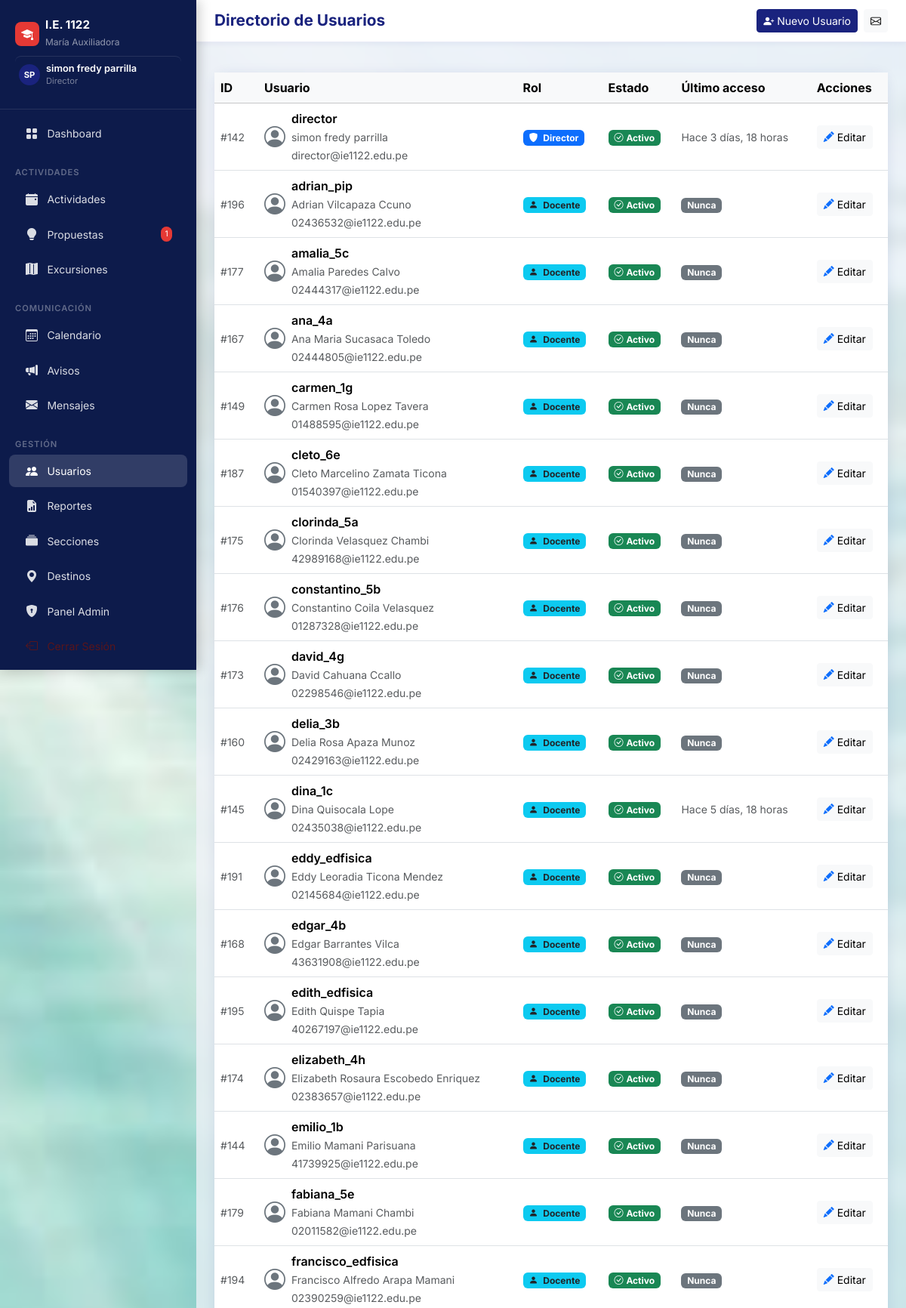
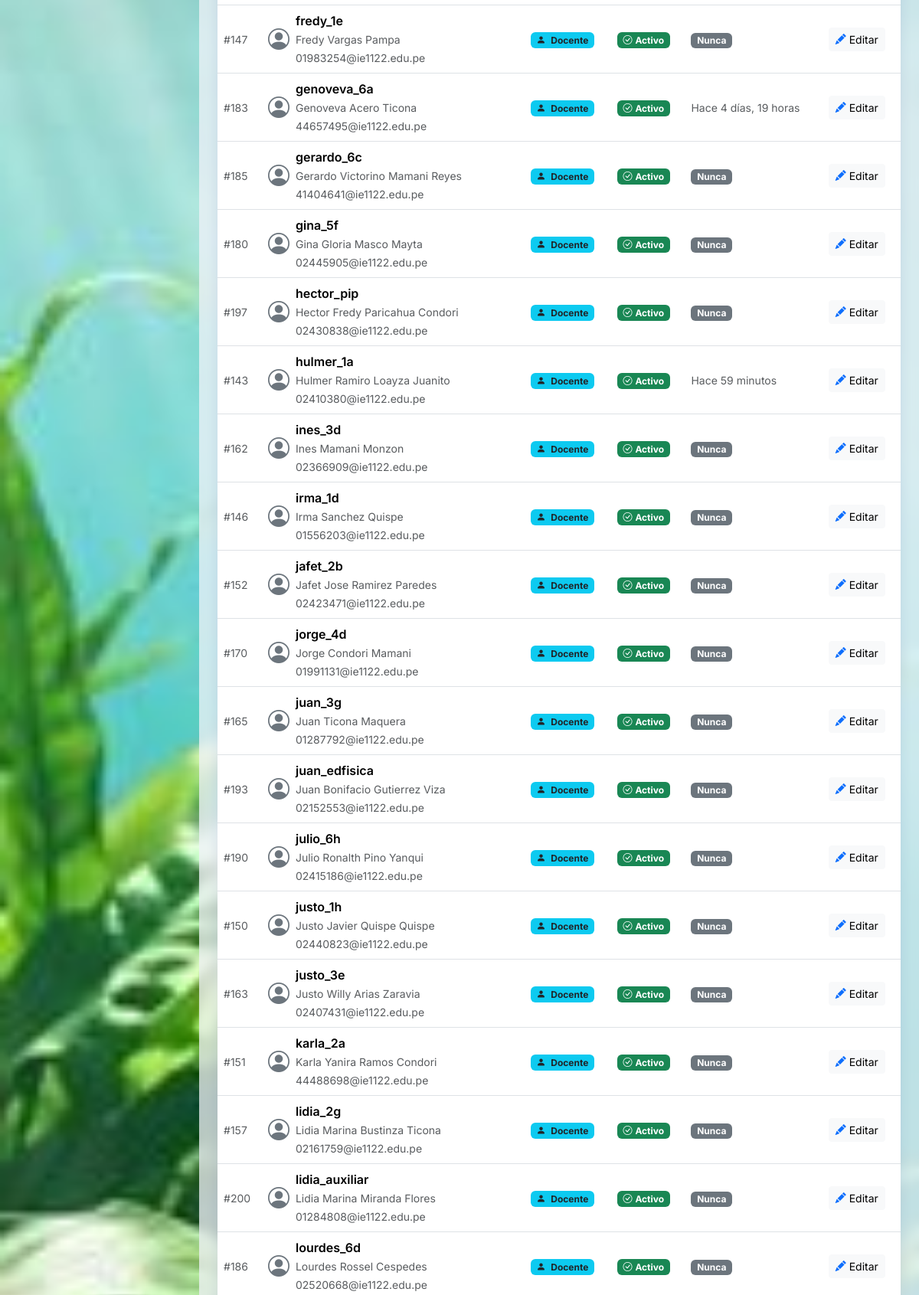
The page /usuarios/ (signed in, upper part) on the database its author committed (2 pictures, top to bottom).
### core/models.py (models this page shows, shortened)
class User(AbstractUser):
    ROLE_CHOICES = [
        ('director', 'Director'),
        ('docente', 'Docente'),
    ]
    role = models.CharField(max_length=20, choices=ROLE_CHOICES, default='docente', verbose_name='Rol')
    email = models.EmailField(unique=True, verbose_name='Correo electrónico')
    telefono = models.CharField(max_length=15, blank=True, verbose_name='Teléfono')
    fecha_nacimiento = models.DateField(null=True, blank=True, verbose_name='Fecha de nacimiento')
    foto_perfil = models.ImageField(upload_to='perfiles/', blank=True, null=True, verbose_name='Foto de perfil')
    seccion_asignada = models.CharField(max_length=50, blank=True, verbose_name='Sección / Grado asignado', help_text='Ej: 3B, 5A, ED.FISICA')
    class Meta:
        verbose_name = 'Usuario'
        verbose_name_plural = 'Usuarios'
    @property
    def is_director(self):
        return self.role == 'director'

### core/views.py (the view)
# urls.py: path('usuarios/', views.usuarios_lista, name='usuarios_lista'),
@director_required
def usuarios_lista(request):
    usuarios = User.objects.all().order_by('role', 'username')
    return render(request, 'usuarios/lista.html', {'usuarios': usuarios})

### core/context_processors.py (called while the page is built)
def global_context(request):
    if request.user.is_authenticated:
        mensajes_no_leidos = Mensaje.objects.filter(
            para_usuario=request.user, leido=False
        ).count()
        pendientes_count = 0
        if request.user.is_director:
            pendientes_count = PropuestaActividad.objects.filter(estado='pendiente').count()
        return {
            'mensajes_no_leidos': mensajes_no_leidos,
            'pendientes_count': pendientes_count,
        }
    return {}

### core/views.py (called while the page is built)
def director_required(view_func):
    @functools.wraps(view_func)
    @login_required
    def wrapper(request, *args, **kwargs):
        if not request.user.is_director:
            messages.error(request, 'Acceso restringido: solo el director puede realizar esta acción.')
            return redirect('dashboard')
        return view_func(request, *args, **kwargs)
    return wrapper

### templates/usuarios/lista.html (shortened to what this page needs)
{% extends 'base.html' %}
{% block page_title %}Directorio de Usuarios{% endblock %}
{% block topbar_actions %}
<a href="{% url 'usuario_crear' %}" class="btn btn-sm btn-primary">
  <i class="bi bi-person-plus-fill me-1"></i>Nuevo Usuario
</a>
{% endblock %}
{% block content %}
{% regroup usuarios by is_active as grupos_estado %}
<div class="card">
  <div class="card-body p-0">
    <div class="table-responsive">
      <table class="table table-hover align-middle mb-0">
        <thead class="table-light">
          <tr>
            <th>ID</th>
            <th>Usuario</th>
            <th>Rol</th>
            <th>Estado</th>
            <th>Último acceso</th>
            <th>Acciones</th>
          </tr>
        </thead>
        <tbody>
          {% for u in usuarios %}
          <tr {% if not u.is_active %}class="table-warning" {% endif %}>
            <td><small class="text-muted">#{{ u.id }}</small></td>
            <td>
              <div class="d-flex align-items-center">
                {% if u.foto_perfil %}
                <img src="{{ u.foto_perfil.url }}" class="rounded-circle me-2" width="32" height="32"
                  style="object-fit:cover;">
                {% else %}
                <i class="bi bi-person-circle fs-3 text-secondary me-2"></i>
                {% endif %}
                <div>
                  <span class="fw-semibold">{{ u.username }}</span>
                  {% if u.get_full_name %}<br><small class="text-muted">{{ u.get_full_name }}</small>{% endif %}
                  {% if u.email %}<br><small class="text-muted">{{ u.email }}</small>{% endif %}
                </div>
              </div>
            </td>
            <td>
              <span class="badge {% if u.role == 'director' %}bg-primary{% else %}bg-info text-dark{% endif %}">
                <i class="bi {% if u.role == 'director' %}bi-shield-fill{% else %}bi-person-fill{% endif %} me-1"></i>
                {{ u.get_role_display }}
              </span>
            </td>
            <td>
              {% if u.is_active %}
              <span class="badge bg-success"><i class="bi bi-check-circle me-1"></i>Activo</span>
              {% else %}
              <span class="badge bg-warning text-dark"><i class="bi bi-hourglass-split me-1"></i>Pendiente
                aprobación</span>
              {% endif %}
            </td>
            <td>
              {% if u.last_login %}
              <small class="text-muted">Hace {{ u.last_login|timesince }}</small>
              {% else %}
              <span class="badge bg-secondary">Nunca</span>
              {% endif %}
            </td>
            <td>
              <div class="d-flex gap-1 flex-wrap align-items-center">
                <a href="{% url 'usuario_editar' u.pk %}" class="btn btn-sm btn-light" title="Ver detalles / Editar">
                  <i class="bi bi-pencil-fill text-primary"></i> Editar
                </a>
              </div>
            </td>
          </tr>
          {% empty %}
          <tr>
            <td colspan="6" class="text-center text-muted py-4">No hay usuarios registrados.</td>
          </tr>
          {% endfor %}
        </tbody>
      </table>
    </div>
  </div>
</div>
{% endblock %}

### templates/base.html (shortened to what this page needs)
<!DOCTYPE html>
<html lang="es">
<head>
  <link href="https://cdn.jsdelivr.net/npm/bootstrap@5.3.3/dist/css/bootstrap.min.css" rel="stylesheet">
  <link href="https://cdn.jsdelivr.net/npm/bootstrap-icons@1.11.3/font/bootstrap-icons.css" rel="stylesheet">
</head>
<body>
  <nav id="sidebar">
    <div class="sidebar-brand">
      <div class="d-flex align-items-center gap-2 mb-1">
        <div
          style="background:#e53935;width:32px;height:32px;border-radius:8px;display:flex;align-items:center;justify-content:center;">
          <i class="bi bi-mortarboard-fill text-white"></i>
        </div>
        <div>
          <h6>I.E. 1122</h6>
          <small>María Auxiliadora</small>
        </div>
      </div>
      {% if user.is_authenticated %}
      <a href="{% url 'perfil' %}" class="text-decoration-none d-flex align-items-center gap-2 mt-2 pt-2 profile-link"
        style="border-top:1px solid rgba(255,255,255,0.1)">
        {% if user.foto_perfil %}
        <img src="{{ user.foto_perfil.url }}" class="rounded-circle" width="28" height="28" style="object-fit:cover;">
        {% else %}
        <div class="avatar-placeholder" style="width:28px;height:28px;font-size:.7rem;">
          {{ user.first_name|first|upper }}{{ user.last_name|first|upper }}
        </div>
        {% endif %}
        <div>
          <div style="color:#fff;font-size:.8rem;font-weight:600;line-height:1.2;">
            {{ user.get_full_name|default:user.username }}
          </div>
          <div style="color:rgba(255,255,255,.45);font-size:.7rem;">
            {{ user.get_role_display }}
          </div>
        </div>
      </a>
      {% endif %}
    </div>
    <ul class="nav flex-column py-2">
      <li><a class="nav-link {% if request.resolver_match.url_name == 'dashboard' %}active{% endif %}"
          href="{% url 'dashboard' %}">
          <i class="bi bi-grid-fill"></i> Dashboard
        </a></li>
      <div class="nav-section">Actividades</div>
      <li><a class="nav-link {% if 'actividades' in request.path %}active{% endif %}"
          href="{% url 'actividades_lista' %}">
          <i class="bi bi-calendar-event-fill"></i> Actividades
        </a></li>
      <li><a class="nav-link {% if 'propuestas' in request.path %}active{% endif %}"
          href="{% url 'propuestas_lista' %}">
          <i class="bi bi-lightbulb-fill"></i> Propuestas
          {% if user.is_director %}
          {% with cnt=pendientes_count %}{% if cnt %}<span class="badge-count">{{ cnt }}</span>{% endif %}{% endwith %}
          {% endif %}
        </a></li>
      <li><a class="nav-link {% if 'excursiones' in request.path %}active{% endif %}"
          href="{% url 'excursiones_lista' %}">
          <i class="bi bi-map-fill"></i> Excursiones
        </a></li>
      <div class="nav-section">Comunicación</div>
      <li><a class="nav-link {% if 'calendario' in request.path %}active{% endif %}"
          href="{% url 'calendario_actividades' %}">
          <i class="bi bi-calendar3"></i> Calendario
        </a></li>
      <li><a class="nav-link {% if 'avisos' in request.path %}active{% endif %}" href="{% url 'avisos_lista' %}">
          <i class="bi bi-megaphone-fill"></i> Avisos
        </a></li>
      <li><a class="nav-link {% if 'mensajes' in request.path %}active{% endif %}" href="{% url 'mensajes_bandeja' %}">
          <i class="bi bi-envelope-fill"></i> Mensajes
        </a></li>
      {% if user.is_director %}
      <div class="nav-section">Gestión</div>
      <li><a class="nav-link {% if 'usuarios' in request.path %}active{% endif %}" href="{% url 'usuarios_lista' %}">
          <i class="bi bi-people-fill"></i> Usuarios
        </a></li>
      <li><a class="nav-link {% if 'reportes' in request.path %}active{% endif %}" href="{% url 'reportes_panel' %}">
          <i class="bi bi-file-earmark-bar-graph-fill"></i> Reportes
        </a></li>
      <li><a class="nav-link {% if 'secciones' in request.path %}active{% endif %}" href="{% url 'secciones_lista' %}">
          <i class="bi bi-collection-fill"></i> Secciones
        </a></li>
      <li><a class="nav-link {% if 'destinos' in request.path %}active{% endif %}" href="{% url 'destinos_lista' %}">
          <i class="bi bi-geo-alt-fill"></i> Destinos
        </a></li>
      <li><a class="nav-link" href="/admin/" target="_blank">
          <i class="bi bi-shield-lock-fill"></i> Panel Admin
        </a></li>
      {% endif %}
      <li><a class="nav-link text-danger-emphasis" href="{% url 'logout' %}">
          <i class="bi bi-box-arrow-left"></i> Cerrar Sesión
        </a></li>
    </ul>
  </nav>
  <div id="main-content">
    <div class="topbar d-flex align-items-center justify-content-between">
      <div class="d-flex align-items-center gap-3">
        <h1 class="page-title">{% block page_title %}{% endblock %}</h1>
      </div>
      <div class="d-flex align-items-center gap-2">
        {% block topbar_actions %}{% endblock %}
        <a href="{% url 'mensajes_bandeja' %}" class="btn btn-sm btn-light position-relative">
          <i class="bi bi-envelope"></i>
        </a>
      </div>
    </div>
    <div class="px-4 pt-3">
    </div>
    <main class="p-4">
      {% block content %}{% endblock %}
    </main>
  </div>
</body>
</html>

### templates/base.html (style rules this page uses)
:root { --primary: #1a237e; --primary-light: #283593; --accent: #e53935; --sidebar-bg: #0d1b4b; --sidebar-text: rgba(255, 255, 255, 0.85); --sidebar-active: rgba(255, 255, 255, 0.15); --body-bg: #f0f2f8; --card-shadow: 0 2px 16px rgba(26, 35, 126, 0.10); }
body { font-family: 'Inter', sans-serif; background: url('/static/img/fondo_agua_plantas.png') no-repeat center center fixed; background-size: cover; min-height: 100vh; animation: dynamicBG 40s linear infinite alternate; }
#sidebar { backdrop-filter: blur(5px); box-shadow: 4px 0 15px rgba(0, 0, 0, 0.2); }
#sidebar { width: 260px; min-height: 100vh; background: var(--sidebar-bg); position: fixed; top: 0; left: 0; z-index: 1000; transition: all .3s ease; overflow-y: auto; }
#sidebar .sidebar-brand { padding: 1.5rem 1.25rem; border-bottom: 1px solid rgba(255, 255, 255, 0.1); }
#sidebar .sidebar-brand h6 { color: #fff; font-weight: 700; margin: 0; font-size: .95rem; }
#sidebar .sidebar-brand small { color: rgba(255, 255, 255, 0.55); font-size: .75rem; }
#sidebar .nav-link { color: var(--sidebar-text); padding: .6rem 1.25rem; border-radius: .5rem; margin: .1rem .75rem; display: flex; align-items: center; gap: .65rem; font-size: .875rem; transition: all .2s; }
#sidebar .nav-link:hover, #sidebar .nav-link.active { background: var(--sidebar-active); color: #fff; }
#sidebar .nav-link i { width: 20px; text-align: center; font-size: 1rem; }
#sidebar .nav-section { color: rgba(255, 255, 255, 0.35); font-size: .7rem; font-weight: 600; text-transform: uppercase; letter-spacing: .08em; padding: .75rem 1.25rem .25rem; margin-top: .5rem; }
#sidebar .badge-count { background: var(--accent); color: #fff; font-size: .65rem; padding: .2em .5em; border-radius: 10px; margin-left: auto; }
#main-content { margin-left: 260px; min-height: 100vh; transition: margin .3s; background: rgba(240, 242, 248, 0.75); backdrop-filter: blur(8px); position: relative; }
.topbar { background: #fff; border-bottom: 1px solid #e8eaf6; padding: .75rem 1.5rem; position: sticky; top: 0; z-index: 900; box-shadow: 0 1px 8px rgba(26, 35, 126, 0.07); }
.page-title { font-size: 1.3rem; font-weight: 700; color: var(--primary); margin: 0; }
.card { border: none; border-radius: 1rem; box-shadow: var(--card-shadow); }
.btn-primary { background: var(--primary); border-color: var(--primary); }
.avatar-placeholder { width: 36px; height: 36px; border-radius: 50%; background: var(--primary); color: #fff; display: inline-flex; align-items: center; justify-content: center; font-weight: 700; font-size: .85rem; }
.profile-link { transition: background 0.2s ease; border-radius: 8px; padding: 5px; }

### rows shown on the page
User: first_name|first "S", last_name|first "P", get_full_name "simon fredy parrilla", role "Director", id "142", username "director", email "director@ie1122.edu.pe", is_active True (drawn), last_login "3 días, 18 horas"
User: id "196", username "adrian_pip", get_full_name "Adrian Vilcapaza Ccuno", email "02436532@ie1122.edu.pe", role "Docente", is_active True (drawn), shows "Nunca"
User: id "177", username "amalia_5c", get_full_name "Amalia Paredes Calvo", email "02444317@ie1122.edu.pe", role "Docente", is_active True (drawn), shows "Nunca"
User: id "167", username "ana_4a", get_full_name "Ana Maria Sucasaca Toledo", email "02444805@ie1122.edu.pe", role "Docente", is_active True (drawn), shows "Nunca"
User: id "149", username "carmen_1g", get_full_name "Carmen Rosa Lopez Tavera", email "01488595@ie1122.edu.pe", role "Docente", is_active True (drawn), shows "Nunca"
User: id "187", username "cleto_6e", get_full_name "Cleto Marcelino Zamata Ticona", email "01540397@ie1122.edu.pe", role "Docente", is_active True (drawn), shows "Nunca"
User: id "175", username "clorinda_5a", get_full_name "Clorinda Velasquez Chambi", email "42989168@ie1122.edu.pe", role "Docente", is_active True (drawn), shows "Nunca"
User: id "176", username "constantino_5b", get_full_name "Constantino Coila Velasquez", email "01287328@ie1122.edu.pe", role "Docente", is_active True (drawn), shows "Nunca"
User: id "173", username "david_4g", get_full_name "David Cahuana Ccallo", email "02298546@ie1122.edu.pe", role "Docente", is_active True (drawn), shows "Nunca"
User: id "160", username "delia_3b", get_full_name "Delia Rosa Apaza Munoz", email "02429163@ie1122.edu.pe", role "Docente", is_active True (drawn), shows "Nunca"
User: id "145", username "dina_1c", get_full_name "Dina Quisocala Lope", email "02435038@ie1122.edu.pe", role "Docente", is_active True (drawn), last_login "5 días, 18 horas"
User: id "191", username "eddy_edfisica", get_full_name "Eddy Leoradia Ticona Mendez", email "02145684@ie1122.edu.pe", role "Docente", is_active True (drawn), shows "Nunca"
User: id "168", username "edgar_4b", get_full_name "Edgar Barrantes Vilca", email "43631908@ie1122.edu.pe", role "Docente", is_active True (drawn), shows "Nunca"
User: id "195", username "edith_edfisica", get_full_name "Edith Quispe Tapia", email "40267197@ie1122.edu.pe", role "Docente", is_active True (drawn), shows "Nunca"
User: id "174", username "elizabeth_4h", get_full_name "Elizabeth Rosaura Escobedo Enriquez", email "02383657@ie1122.edu.pe", role "Docente", is_active True (drawn), shows "Nunca"
User: id "144", username "emilio_1b", get_full_name "Emilio Mamani Parisuana", email "41739925@ie1122.edu.pe", role "Docente", is_active True (drawn), shows "Nunca"
User: id "179", username "fabiana_5e", get_full_name "Fabiana Mamani Chambi", email "02011582@ie1122.edu.pe", role "Docente", is_active True (drawn), shows "Nunca"
User: id "194", username "francisco_edfisica", get_full_name "Francisco Alfredo Arapa Mamani", email "02390259@ie1122.edu.pe", role "Docente", is_active True (drawn), shows "Nunca"
User: id "147", username "fredy_1e", get_full_name "Fredy Vargas Pampa", email "01983254@ie1122.edu.pe", role "Docente", is_active True (drawn), shows "Nunca"
User: id "183", username "genoveva_6a", get_full_name "Genoveva Acero Ticona", email "44657495@ie1122.edu.pe", role "Docente", is_active True (drawn), last_login "4 días, 19 horas"
User: id "185", username "gerardo_6c", get_full_name "Gerardo Victorino Mamani Reyes", email "41404641@ie1122.edu.pe", role "Docente", is_active True (drawn), shows "Nunca"
User: id "180", username "gina_5f", get_full_name "Gina Gloria Masco Mayta", email "02445905@ie1122.edu.pe", role "Docente", is_active True (drawn), shows "Nunca"
User: id "197", username "hector_pip", get_full_name "Hector Fredy Paricahua Condori", email "02430838@ie1122.edu.pe", role "Docente", is_active True (drawn), shows "Nunca"
User: id "143", username "hulmer_1a", get_full_name "Hulmer Ramiro Loayza Juanito", email "02410380@ie1122.edu.pe", role "Docente", is_active True (drawn), last_login "59 minutos"
User: id "162", username "ines_3d", get_full_name "Ines Mamani Monzon", email "02366909@ie1122.edu.pe", role "Docente", is_active True (drawn), shows "Nunca"
User: id "146", username "irma_1d", get_full_name "Irma Sanchez Quispe", email "01556203@ie1122.edu.pe", role "Docente", is_active True (drawn), shows "Nunca"
User: id "152", username "jafet_2b", get_full_name "Jafet Jose Ramirez Paredes", email "02423471@ie1122.edu.pe", role "Docente", is_active True (drawn), shows "Nunca"
User: id "170", username "jorge_4d", get_full_name "Jorge Condori Mamani", email "01991131@ie1122.edu.pe", role "Docente", is_active True (drawn), shows "Nunca"
User: id "165", username "juan_3g", get_full_name "Juan Ticona Maquera", email "01287792@ie1122.edu.pe", role "Docente", is_active True (drawn), shows "Nunca"
User: id "193", username "juan_edfisica", get_full_name "Juan Bonifacio Gutierrez Viza", email "02152553@ie1122.edu.pe", role "Docente", is_active True (drawn), shows "Nunca"
User: id "190", username "julio_6h", get_full_name "Julio Ronalth Pino Yanqui", email "02415186@ie1122.edu.pe", role "Docente", is_active True (drawn), shows "Nunca"
User: id "150", username "justo_1h", get_full_name "Justo Javier Quispe Quispe", email "02440823@ie1122.edu.pe", role "Docente", is_active True (drawn), shows "Nunca"
User: id "163", username "justo_3e", get_full_name "Justo Willy Arias Zaravia", email "02407431@ie1122.edu.pe", role "Docente", is_active True (drawn), shows "Nunca"
User: id "151", username "karla_2a", get_full_name "Karla Yanira Ramos Condori", email "44488698@ie1122.edu.pe", role "Docente", is_active True (drawn), shows "Nunca"
User: id "157", username "lidia_2g", get_full_name "Lidia Marina Bustinza Ticona", email "02161759@ie1122.edu.pe", role "Docente", is_active True (drawn), shows "Nunca"
User: id "200", username "lidia_auxiliar", get_full_name "Lidia Marina Miranda Flores", email "01284808@ie1122.edu.pe", role "Docente", is_active True (drawn), shows "Nunca"
User: id "186", username "lourdes_6d", get_full_name "Lourdes Rossel Cespedes", email "02520668@ie1122.edu.pe", role "Docente", is_active True (drawn), shows "Nunca"

### other values the page prints
{{ cnt }} "1"
